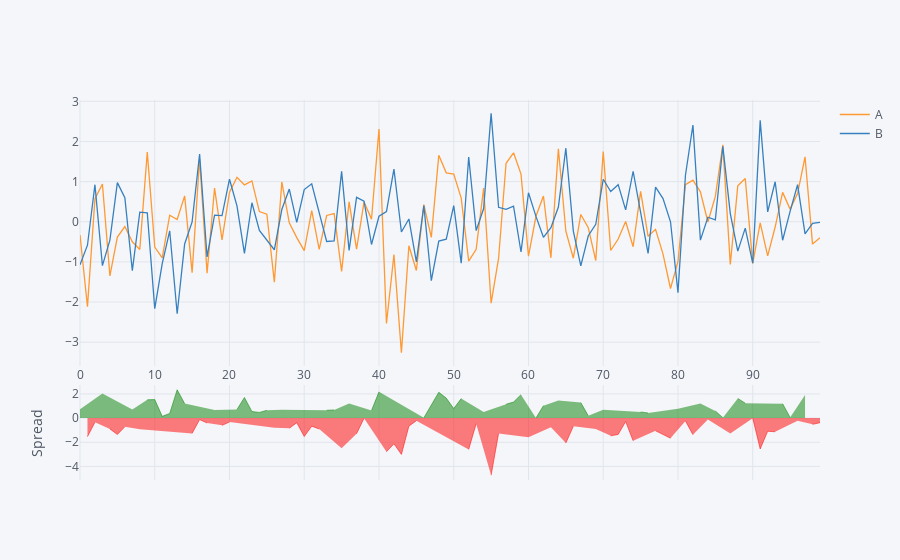

The notebook cell saved with this chart:
### Markdown cell above
## Spread

### Code cell
#best for financial analysis. 

df[['A','B']].iplot(kind='spread')
